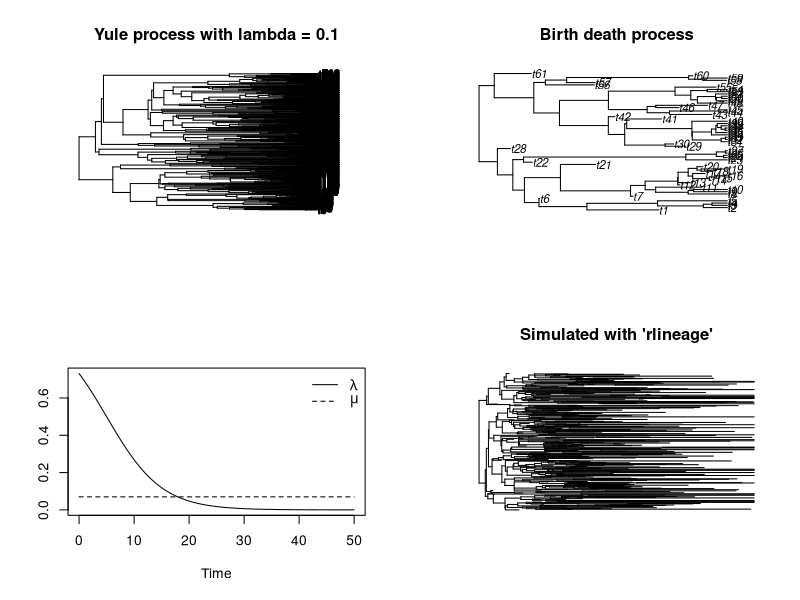

Recreate this plot in R.
## ---- chunk 1
library(ape)
set.seed(10)
par(mfrow=c(2,2))
plot(rlineage(0.1, 0)) # Yule process with lambda = 0.1
title("Yule process with lambda = 0.1")
plot(rlineage(0.1, 0.05)) # simple birth-death process
title("Birth death process")
b <- function(t) 1/(1 + exp(0.2*t - 1)) # logistic
curve(b, 0, 50, xlab = "Time", ylab = "")
mu <- 0.07
segments(0, mu, 50, mu, lty = 2)
legend("topright", c(expression(lambda), expression(mu)),
       lty = 1:2, bty = "n")
plot(rlineage(b, mu), show.tip.label = FALSE)
title("Simulated with 'rlineage'")

